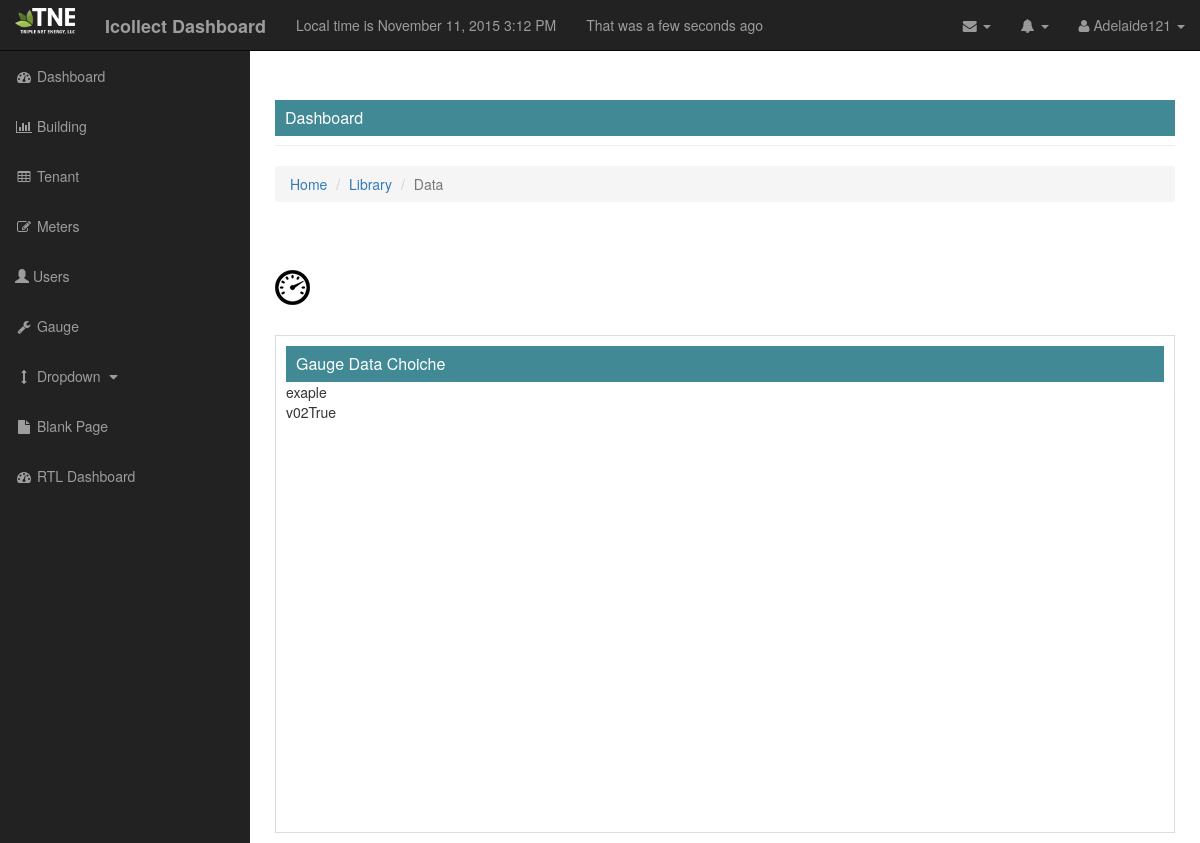
/dashboard/prova (signed in), run on an earlier commit of the app's database.
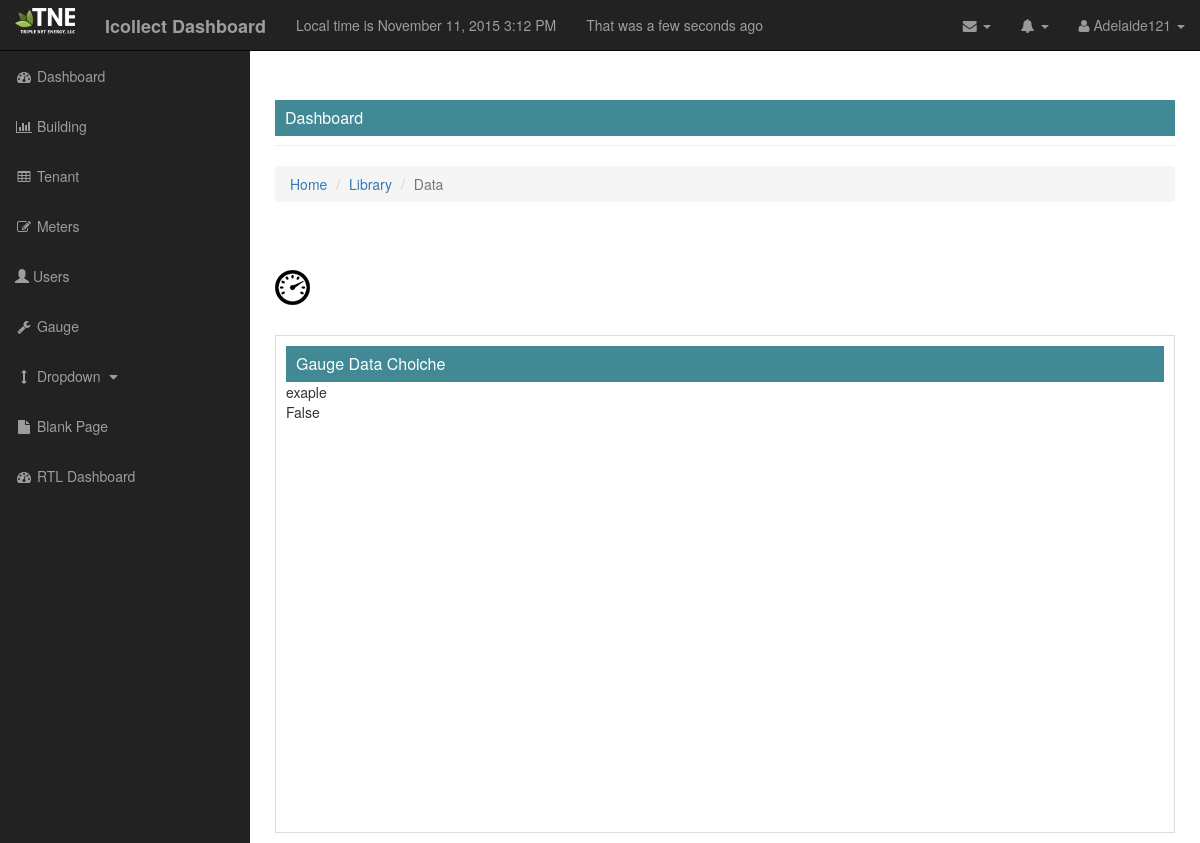
And on a later commit of the database.
### project/model_.py (models this page shows, shortened)
class user_(db.Model,UserMixin):
    __tablename__ = "user"
    id_user = db.Column(db.Integer, primary_key=True)
    user = db.Column(db.String, unique=True, nullable=False)
    password = db.Column(db.String, unique=True ,nullable=False)
    email = db.Column(db.String, unique=True, nullable=False)
    first_name = db.Column(db.String, nullable=False)
    last_name = db.Column(db.String, nullable=False)
    role = db.Column(db.String, db.ForeignKey('profile_type.name'))
    gauge_ch = db.relationship('gauge_', backref='user')
    def is_authenticated(self):
        return True
    @login_.user_loader
    def load_user(id_user=None):
        return user_.query.get(int(id_user))

class gauge_(db.Model):
    __tablename__ = "gauge_select"
    ''' crea il modello per salvare i dati dei vari gauge
    '''
    id_gauge = db.Column(db.Integer, primary_key=True)
    name_gauge = db.Column(db.String)
    name_gauge_change = db.Column(db.String)
    gauge_choiche= db.Column(db.Boolean)
    id_ = db.Column(db.Integer, db.ForeignKey('user.id_user'))
    def __repr__(self):
        return "<name  {0}>".format(self.name_gauge)

### project/general/view.py (the view)
@blueprint_general.route('/dashboard/prova')
@login_required
def gauge_prova():
        value_tot = {}
        tne = json_table_meter_value
        user_gauge_id = current_user.id_user
        gauge_user_user_id = db.session.query(gauge_).filter_by(id_=user_gauge_id)
        for t in gauge_user_user_id:
            print "valore default %s" % t
            print t.id_, t.name_gauge_change, t.gauge_choiche
            value_tot[t.name_gauge] = dict(name_gauge_choiche = t.gauge_choiche, name_gauge_change = t.name_gauge_change)
        if len(value_tot) != 0:
            return render_template('prova.html', tne_id = json_table_meter_value,current_time=datetime.utcnow(),scelta_van =value_tot)
        return render_template('prova.html', current_time= datetime.utcnow(),scelta_van = value_tot)

### project/templates/prova.html (shortened to what this page needs)
{% extends 'base_.html' %}
{% block head %}
    {{ super() }}
{% endblock %}
{% block content %}
    <div id="page-wrapper">
           <div class="container-fluid">
                <div class="row">
                    <div class="col-lg-12">
                        <strong><h1>{{ tne }}
                            <img class="img-meters "src="/static/images/meters.png" />
                            </h1></strong>
                    </div>
                    <div class="col-lg-12">
                        <div class="box-widget">
                            <div class="box-header show-header widget-header">
                                <div class="box-header-text">Gauge Data Choiche</div>
                            </div>
                            <div class="sempliceprova">
                                {% block gauge_all %}
                                <table>
                                    <tbody>
                                        <tr>
                                            {% if scelta_van|length !=0 %}
                                                <td>{{scelta_van['Gauge_VbN']['name_gauge_change']|default('nulla')}}</td>
                                                <td> {{scelta_van['Gauge_VbN']['name_gauge_choiche']|default('nulla')}}</td>
                                            {% endif %}
                                        </tr>
                                    </tbody>
                                </table>
                            </div>
                            {% endblock %}
                               <div id="chartdiv0" align="center" style="width: 200px; height: 200px;"></div>
                               <div id="chartdiv1" align="center" style="width: 200px; height: 200px;"></div>
                        </div>
                    </div>
                </div>
           </div>
    </div>
{% endblock %}

### project/templates/base_.html (shortened to what this page needs)
<!DOCTYPE html>
<html lang="en">
<head>
    {% block head %}
     <link href="{{url_for('static', filename='css/bootstrap.min.css')}}" rel="stylesheet">
     <link href="{{url_for('static', filename='css/sb-admin.css')}}" rel="stylesheet">
     <link href="{{ url_for('static', filename='css/simple-sidebar.css')}}" rel="stylesheet">
     <link href="{{url_for('static', filename='font-awesome/css/font-awesome.min.css')}}" rel="stylesheet">
    <link href="{{ url_for('static', filename='css/dataTables.bootstrap.css')}}" rel="stylesheet">
{% endblock %}
</head>
<body>
    <div id="wrapper">
        {% if current_user.is_authenticated() %}
        <nav class="navbar navbar-inverse navbar-fixed-top" role="navigation">
            <div class="navbar-header">
                <a class="navbar-brand" href="{{url_for('user.logout_')}}">
                    <img style="max-width: 60px; margin-top: -7px" src = "{{url_for ('static' , filename='images/TNE_150.png')}}">
                </a>
                <a class ="navbar-brand" href="/dashboard"><strong>Icollect Dashboard</strong></a>
                <div class="navbar-text"> Local time is {{ moment(current_time).format('LLL') }}</div>
                <div class="navbar-text"> That was {{ moment(current_time).fromNow(refresh=True)}}</div>
            </div>
            <ul class="nav navbar-right top-nav">
                <li class="dropdown">
                    <a href="#" class="dropdown-toggle" data-toggle="dropdown"><i class="fa fa-envelope"></i> <b class="caret"></b></a>
                </li>
                <li class="dropdown">
                    <a href="#" class="dropdown-toggle" data-toggle="dropdown"><i class="fa fa-bell"></i> <b class="caret"></b></a>
                </li>
                <li class="dropdown">
                    <a href="#" class="dropdown-toggle" data-toggle="dropdown"><i class="fa fa-user"></i>  {{ current_user.user|capitalize }} <b class="caret"></b></a>
                </li>
            </ul>
            {% endif %}
            <div class="collapse navbar-collapse navbar-ex1-collapse">
                <ul class="nav navbar-nav side-nav">
                    <li>
                        <a href="/dashboard"><i class="fa fa-fw fa-dashboard"></i> Dashboard</a>
                    </li>
                    <li>
                        <a href="/dashboard/building"><i class="fa fa-fw fa-bar-chart-o"></i> Building </a>
                    </li>
                    <li>
                        <a href="/dashboard/tenant"><i class="fa fa-fw fa-table"></i> Tenant </a>
                    </li>
                    <li>
                        <a href="/dashboard/meters"><i class="fa fa-fw fa-edit"></i> Meters </a>
                    </li>
                    <li>
                        <a href="/dashboard/users"><i class="glyphicon glyphicon-user"></i> Users </a>
                    </li>
                    <li>
                        <a href="/dashboard/prova"><i class="fa fa-fw fa-wrench"></i> Gauge</a>
                    </li>
                    <li>
                        <a href="javascript:;" data-toggle="collapse" data-target="#demo"><i class="fa fa-fw fa-arrows-v"></i> Dropdown <i class="fa fa-fw fa-caret-down"></i></a>
                    </li>
                    <li>
                        <a href="blank-page.html"><i class="fa fa-fw fa-file"></i> Blank Page</a>
                    </li>
                    <li>
                        <a href="../../Template_Error/index-rtl.html"><i class="fa fa-fw fa-dashboard"></i> RTL Dashboard</a>
                    </li>
                </ul>
            </div>
        </nav>
        <div id="page-wrapper">
           <div class="container-fluid">
                <div class="row">
                    <div class="col-lg-12">
                        <h1 class="page-header">
                            <div class="box-header show-header widget-head">
                                Dashboard
                            </div>
                        </h1>
                        {% block error %}
                        <div class="col-lg-12">
                        </div>
                        {% endblock %}
                        {% block breadcrumbs %}
                             <ol class="breadcrumb">
                                 <li><a href="#">Home</a></li>
                                 <li><a href="#">Library</a></li>
                                 <li class="active">Data</li>
                             </ol>
                        {% endblock %}
                    </div>
                </div>
           </div>
    </div>
        {% block content %}
        {% endblock %}
    </div>
</body>
</html>

### project/static/css/sb-admin.css (style rules this page uses)
body { margin-top: 100px; background-color: #222; }
@media (min-width:768px) { body { margin-top: 50px; } }
#wrapper { padding-left: 0; }
#page-wrapper { width: 100%; padding: 0; background-color: #fff; }
@media (min-width:768px) { #wrapper { padding-left: 225px; } }
@media (min-width:768px) { #page-wrapper { padding: 10px; } }
.top-nav { padding: 0 15px; }
.top-nav>li { display: inline-block; float: left; }
.top-nav>li>a { padding-top: 15px; padding-bottom: 15px; line-height: 20px; color: #999; }
@media (min-width:768px) { .side-nav { position: fixed; top: 51px; left: 225px; width: 225px; margin-left: -225px; border: none; border-radius: 0; overflow-y: auto; background-color: #222; bottom: 0; overflow-x: hidden; padding-bottom: 40px; } }
@media (min-width:768px) { .side-nav>li>a { width: 225px; } }
.box-header { font-size: 16px; padding: 10px; background: #418A95; color: #ffffff; line-height: 16px; }
.box-widget { border : 1px solid #ddd; margin-top: 20px; padding:10px; }

### project/static/css/simple-sidebar.css (style rules this page uses)
#wrapper { padding-left: 0; -webkit-transition: all 0.5s ease; -moz-transition: all 0.5s ease; -o-transition: all 0.5s ease; transition: all 0.5s ease; }
@media (min-width:768px) { #wrapper { padding-left: 250px; } }

What changed in the data, as far as the page shows it:
no longer on this page (row edited): gauge_: Gauge_VbN.name_gauge_change "v02"
Also different on the page:
{{ scelta_van['Gauge_VbN']['name_gauge_choiche']|default('nulla') }}: "True" → "False"
